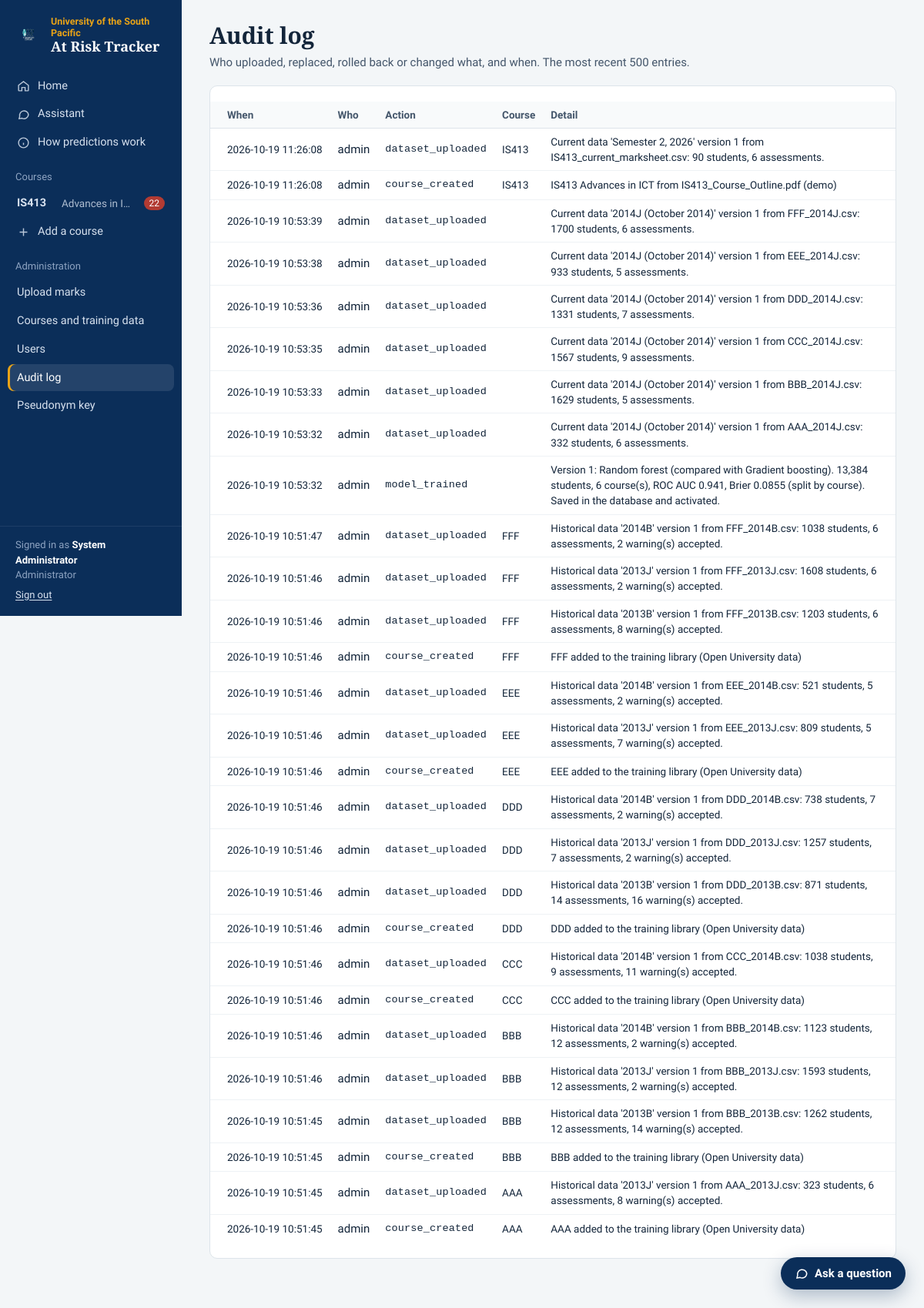
The page /admin/audit (signed in) on the database its author committed.
### tables this page shows
CREATE TABLE courses (
        id INTEGER PRIMARY KEY AUTOINCREMENT,
        code TEXT NOT NULL,
        name TEXT NOT NULL,
        semester TEXT,
        campus TEXT,
        risk_threshold REAL DEFAULT 0.40,
        borderline_threshold REAL DEFAULT 0.20,
        created_at TEXT
    , is_training INTEGER DEFAULT 0, outline_json TEXT);

CREATE TABLE users (
        id INTEGER PRIMARY KEY AUTOINCREMENT,
        username TEXT UNIQUE NOT NULL,
        full_name TEXT,
        password_hash TEXT NOT NULL,
        role TEXT NOT NULL DEFAULT 'lecturer'
    );

CREATE TABLE audit_log (
        id INTEGER PRIMARY KEY AUTOINCREMENT,
        at TEXT,
        username TEXT,
        action TEXT,
        course_id INTEGER,
        dataset_id INTEGER,
        model_id INTEGER,
        detail TEXT
    );

### app.py (the view)
@app.route("/admin/audit")
@admin_required
def admin_audit():
    return render_template("admin/audit.html", audit=db.list_audit(500))

### analytics.py (called while the page is built, shortened)
def cached_summary(course_id):
    key = f"f{SUMMARY_FORMAT}|" + db.course_cache_key(course_id)
    hit = _summaries.get(course_id)
    if hit and hit[0] == key:
        return hit[1]

### app.py (called while the page is built)
def login_required(view):
    @wraps(view)
    def wrapper(*args, **kwargs):
        if not g.user:
            return redirect(url_for("login", next=request.path))
        return view(*args, **kwargs)
    return wrapper

def admin_required(view):
    @wraps(view)
    @login_required
    def wrapper(*args, **kwargs):
        if g.user["role"] != "admin":
            abort(403)
        return view(*args, **kwargs)
    return wrapper

@app.before_request
def load_user():
    g.user = db.get_user(session["user_id"]) if session.get("user_id") else None

@app.context_processor
def inject():
    user = g.get("user")
    courses = db.courses_for_user(user) if user else []
    counts = {}
    for c in courses:
        try:
            counts[c["id"]] = analytics.cached_summary(c["id"])["counts"]["At Risk"]
        except Exception:
            counts[c["id"]] = 0
    is_admin = bool(user and user["role"] == "admin")
    return {"all_courses": courses, "nav_counts": counts, "GRADES": config.GRADES, "TYPES": config.TYPES,
            "is_admin": is_admin, "hosted_notice": config.IS_VERCEL and is_admin}

### database.py (called while the page is built)
def conn():
    c = sqlite3.connect(DB_PATH, timeout=30)
    c.row_factory = sqlite3.Row
    c.execute("PRAGMA foreign_keys = ON")
    return c

def _rows(sql, args=()):
    c = conn()
    rows = c.execute(sql, args).fetchall()
    c.close()
    return [dict(r) for r in rows]

def _row(sql, args=()):
    rows = _rows(sql, args)
    return rows[0] if rows else None

def list_audit(limit=200, course_id=None):
    if course_id:
        return _rows("""SELECT a.*, c.code AS course_code FROM audit_log a LEFT JOIN courses c ON c.id=a.course_id
                        WHERE a.course_id=? ORDER BY a.id DESC LIMIT ?""", (course_id, limit))
    return _rows("""SELECT a.*, c.code AS course_code FROM audit_log a LEFT JOIN courses c ON c.id=a.course_id
                    ORDER BY a.id DESC LIMIT ?""", (limit,))

def get_user(user_id):
    return _row("SELECT * FROM users WHERE id=?", (user_id,))

def list_courses(training=None):
    if training is None:
        return _rows("SELECT * FROM courses ORDER BY code, id")
    return _rows("SELECT * FROM courses WHERE COALESCE(is_training, 0)=? ORDER BY code, id", (1 if training else 0,))

### templates/admin/audit.html (shortened to what this page needs)
{% extends "base.html" %}
{% block content %}
<h1>Audit log</h1>
<p class="sub-title">Who uploaded, replaced, rolled back or changed what, and when. The most recent 500 entries.</p>
<div class="card">{% include "admin/_audit_table.html" %}</div>
{% endblock %}

### templates/base.html (shortened to what this page needs)
<!DOCTYPE html>
<html lang="en">
<head>
<link rel="stylesheet" href="{{ url_for('static', filename='style.css') }}?v=3">
</head>
<body>
{% set ep = request.endpoint %}
<div class="shell">
  <aside class="sidebar" id="sidebar">
    <a class="brand" href="{{ url_for('overview') }}">
      <img src="{{ url_for('static', filename='logo.png') }}" alt="">
      <div><div class="usp">University of the South Pacific</div><div class="product">At Risk Tracker</div></div>
    </a>
    <nav class="nav" aria-label="Main">
      <a href="{{ url_for('overview') }}" class="{{ 'active' if ep == 'overview' }}">
        <svg viewBox="0 0 24 24" fill="none" stroke="currentColor" stroke-width="2"><path d="M3 11l9-7 9 7v9a1 1 0 0 1-1 1h-5v-6h-6v6H4a1 1 0 0 1-1-1z"/></svg>Home</a>
      <a href="{{ url_for('assistant_view') }}" class="{{ 'active' if ep == 'assistant_view' }}">
        <svg viewBox="0 0 24 24" fill="none" stroke="currentColor" stroke-width="2"><path d="M21 12a8 8 0 0 1-11.6 7.1L4 20l1.1-4.6A8 8 0 1 1 21 12z"/></svg>Assistant</a>
      <a href="{{ url_for('model_view') }}" class="{{ 'active' if ep == 'model_view' }}">
        <svg viewBox="0 0 24 24" fill="none" stroke="currentColor" stroke-width="2"><circle cx="12" cy="12" r="9"/><path d="M12 16v-4M12 8h.01"/></svg>How predictions work</a>
      <div class="nav-section">{{ 'Courses' if is_admin else 'My courses' }}</div>
      {% for c in all_courses %}
        {% set here = course is defined and course and course.id == c.id %}
        <a href="{{ url_for('course_dashboard', course_id=c.id) }}" class="{{ 'active' if here and ep in ('course_dashboard', 'student_view') }}" title="{{ c.name }}">
          <span class="code">{{ c.code }}</span><span style="opacity:.8;font-size:13.5px;white-space:nowrap;overflow:hidden;text-overflow:ellipsis">{{ c.name }}</span>
          {% if nav_counts.get(c.id) %}<span class="count" title="Students at risk">{{ nav_counts[c.id] }}</span>{% endif %}</a>
      {% else %}
        <div class="small" style="padding:6px 20px;opacity:.7">No courses yet.</div>
      {% endfor %}
      <a href="{{ url_for('course_new') }}" class="{{ 'active' if ep == 'course_new' }}">
        <svg viewBox="0 0 24 24" fill="none" stroke="currentColor" stroke-width="2"><path d="M12 5v14M5 12h14"/></svg>Add a course</a>
      {% if is_admin %}
      <div class="nav-section">Administration</div>
      <a href="{{ url_for('admin_upload') }}" class="{{ 'active' if ep in ('admin_upload', 'admin_mapping') }}">Upload marks</a>
      <a href="{{ url_for('admin_home') }}" class="{{ 'active' if ep == 'admin_home' }}">Courses and training data</a>
      <a href="{{ url_for('users') }}" class="{{ 'active' if ep == 'users' }}">Users</a>
      <a href="{{ url_for('admin_audit') }}" class="{{ 'active' if ep == 'admin_audit' }}">Audit log</a>
      <a href="{{ url_for('admin_reidentify') }}" class="{{ 'active' if ep == 'admin_reidentify' }}">Pseudonym key</a>
      {% endif %}
    </nav>
    <div class="sidebar-footer">
      Signed in as <b>{{ g.user.full_name or g.user.username }}</b><br>
      {{ 'Administrator' if is_admin else 'Lecturer' }}<br>
      <span class="row" style="gap:14px;margin-top:6px">{% if not is_admin %}<a href="{{ url_for('users') }}">Change password</a>{% endif %}<a href="{{ url_for('logout') }}">Sign out</a></span>
    </div>
  </aside>
  <div class="main">
    <main class="content" id="content">
      {% block content %}{% endblock %}
    </main>
  </div>
</div>
{% if ep != 'assistant_view' and all_courses %}
<button class="fab no-print" type="button" id="fab" aria-expanded="false" aria-controls="drawer">
  <svg viewBox="0 0 24 24" fill="none" stroke="currentColor" stroke-width="2"><path d="M21 12a8 8 0 0 1-11.6 7.1L4 20l1.1-4.6A8 8 0 1 1 21 12z"/></svg><span>Ask a question</span></button>
{% endif %}
</body>
</html>

### templates/admin/_audit_table.html
<table class="compact">
  <thead><tr><th>When</th><th>Who</th><th>Action</th><th>Course</th><th>Detail</th></tr></thead>
  <tbody>
  {% for a in audit %}
    <tr><td class="small" style="white-space:nowrap">{{ a.at }}</td><td>{{ a.username }}</td><td class="small mono">{{ a.action }}</td>
      <td class="small">{{ a.course_code or '' }}</td><td class="small" style="max-width:520px">{{ a.detail.split('\n')[0] if a.detail }}</td></tr>
  {% else %}<tr><td colspan="5" class="muted">Nothing recorded yet.</td></tr>{% endfor %}
  </tbody>
</table>

### static/style.css (style rules this page uses)
:root { --reef: #0B2E59; --reef-2: #16406f; --sand: #E8A317; --paper: #F3F6F8; --surface: #FFFFFF; --ink: #13253A; --ink-2: #44566b; --muted: #6c7c8e; --line: #dde4ea; --line-2: #eef2f5; --risk: #C43D2F; --risk-bg: #fcedeb; --risk-ink: #8f2a20; --watch: #E0A43A; --watch-bg: #fdf4e3; --watch-ink: #7c5210; --ok: #2F7D4F; --ok-bg: #e9f4ed; --ok-ink: #1f5a37; --info: #2c62a8; --info-bg: #eaf1fa; --info-ink: #1d4a83; --neutral-bg: #eef1f4; --series-1: #2c62a8; --series-2: #9aa8b6; --serif: "Source Serif 4", Georgia, "Times New Roman", serif; --sans: "Source Sans 3", "Segoe UI", -apple-system, Roboto, Arial, sans-serif; --radius: 10px; }
* { box-sizing: border-box; }
html { -webkit-text-size-adjust: 100%; }
body { margin: 0; font-family: var(--sans); background: var(--paper); color: var(--ink); font-size: 15px; line-height: 1.5; }
a { color: var(--info); text-underline-offset: 2px; }
.shell { display: flex; min-height: 100vh; }
.sidebar { width: 236px; flex-shrink: 0; background: var(--reef); color: #d8e2ef; display: flex; flex-direction: column; position: sticky; top: 0; height: 100vh; overflow-y: auto; }
.brand { display: flex; align-items: center; gap: 10px; padding: 20px 18px 18px; text-decoration: none; }
.brand img { width: 38px; height: 38px; }
.brand .usp { color: var(--sand); font-weight: 600; font-size: 12.5px; line-height: 1.2; }
.brand .product { color: #fff; font-family: var(--serif); font-weight: 600; font-size: 18px; line-height: 1.15; }
.nav { padding: 4px 0 12px; }
.nav-section { padding: 16px 20px 6px; font-size: 13px; color: #8ea4c2; }
.nav a { display: flex; align-items: center; gap: 10px; color: #d8e2ef; text-decoration: none; padding: 7px 12px; margin: 1px 10px; border-radius: 8px; font-size: 14.5px; }
.nav a.active { background: rgba(255,255,255,0.1); color: #fff; box-shadow: inset 3px 0 0 var(--sand); }
.nav a .code { font-weight: 600; min-width: 48px; }
.nav a .count { margin-left: auto; font-size: 12px; background: rgba(196,61,47,0.9); color: #fff; border-radius: 999px; padding: 0 7px; line-height: 18px; }
.nav svg { width: 17px; height: 17px; flex-shrink: 0; opacity: 0.85; }
.sidebar-footer { margin-top: auto; padding: 14px 20px 18px; font-size: 13px; color: #8ea4c2; border-top: 1px solid rgba(255,255,255,0.08); }
.sidebar-footer b { color: #fff; font-weight: 600; }
.sidebar-footer a { color: #d8e2ef; }
.main { flex: 1; min-width: 0; display: flex; flex-direction: column; }
.content { padding: 28px 36px 64px; max-width: 1360px; width: 100%; }
h1 { font-family: var(--serif); font-size: 30px; line-height: 1.2; font-weight: 600; margin: 0 0 6px; letter-spacing: -0.005em; }
.sub-title, .meta { color: var(--ink-2); margin: 0 0 18px; font-size: 15px; }
.small { font-size: 13.5px; }
.mono { font-family: Consolas, "SF Mono", Menlo, monospace; font-size: 13.5px; letter-spacing: 0.01em; }
.row { display: flex; gap: 10px; align-items: center; flex-wrap: wrap; }
.card, .panel { background: var(--surface); border: 1px solid var(--line); border-radius: var(--radius); padding: 20px 22px; }
table { width: 100%; border-collapse: collapse; }
th { text-align: left; font-weight: 600; font-size: 13.5px; color: var(--ink-2); padding: 10px 14px; border-bottom: 1px solid var(--line); background: #f8fafb; white-space: nowrap; }
td { padding: 11px 14px; border-bottom: 1px solid var(--line-2); vertical-align: middle; }
tbody tr:last-child td { border-bottom: 0; }
.card > .table-wrap, .card > table { margin: 0 -22px; width: calc(100% + 44px); }
.card > table th:first-child, .card > table td:first-child, .card > .table-wrap th:first-child, .card > .table-wrap td:first-child { padding-left: 22px; }
.card > table th:last-child, .card > table td:last-child, .card > .table-wrap th:last-child, .card > .table-wrap td:last-child { padding-right: 22px; }
table.compact td, table.compact th { padding: 7px 10px; }
.fab { position: fixed; right: 24px; bottom: 24px; z-index: 50; background: var(--reef); color: #fff; border: 0; border-radius: 999px; padding: 12px 18px; font: 600 15px var(--sans); display: inline-flex; gap: 8px; align-items: center; cursor: pointer; box-shadow: 0 8px 24px rgba(11,46,89,0.3); }
.fab svg { width: 18px; height: 18px; }

### rows shown on the page
courses: code "IS413", name "Advances in ICT", nav_counts "22"
users: user "System Administrator"
audit_log: at "2026-10-19 11:26:08", username "admin", action "dataset_uploaded", code "IS413", detail "Current data 'Semester 2, 2026' version 1 from IS413_current_marksheet.csv: 90 students, 6 assessments."
audit_log: at "2026-10-19 11:26:08", username "admin", action "course_created", code "IS413", detail "IS413 Advances in ICT from IS413_Course_Outline.pdf (demo)"
audit_log: at "2026-10-19 10:53:39", username "admin", action "dataset_uploaded", detail "Current data '2014J (October 2014)' version 1 from FFF_2014J.csv: 1700 students, 6 assessments."
audit_log: at "2026-10-19 10:53:38", username "admin", action "dataset_uploaded", detail "Current data '2014J (October 2014)' version 1 from EEE_2014J.csv: 933 students, 5 assessments."
audit_log: at "2026-10-19 10:53:36", username "admin", action "dataset_uploaded", detail "Current data '2014J (October 2014)' version 1 from DDD_2014J.csv: 1331 students, 7 assessments."
audit_log: at "2026-10-19 10:53:35", username "admin", action "dataset_uploaded", detail "Current data '2014J (October 2014)' version 1 from CCC_2014J.csv: 1567 students, 9 assessments."
audit_log: at "2026-10-19 10:53:33", username "admin", action "dataset_uploaded", detail "Current data '2014J (October 2014)' version 1 from BBB_2014J.csv: 1629 students, 5 assessments."
audit_log: at "2026-10-19 10:53:32", username "admin", action "dataset_uploaded", detail "Current data '2014J (October 2014)' version 1 from AAA_2014J.csv: 332 students, 6 assessments."
audit_log: at "2026-10-19 10:53:32", username "admin", action "model_trained", detail "Version 1: Random forest (compared with Gradient boosting). 13,384 students, 6 course(s), ROC AUC 0.941, Brier 0.0855 (split by course). Saved in the database and activated."
audit_log: at "2026-10-19 10:51:47", username "admin", action "dataset_uploaded", code "FFF", detail "Historical data '2014B' version 1 from FFF_2014B.csv: 1038 students, 6 assessments, 2 warning(s) accepted."
audit_log: at "2026-10-19 10:51:46", username "admin", action "dataset_uploaded", code "FFF", detail "Historical data '2013J' version 1 from FFF_2013J.csv: 1608 students, 6 assessments, 2 warning(s) accepted."
audit_log: at "2026-10-19 10:51:46", username "admin", action "dataset_uploaded", code "FFF", detail "Historical data '2013B' version 1 from FFF_2013B.csv: 1203 students, 6 assessments, 8 warning(s) accepted."
audit_log: at "2026-10-19 10:51:46", username "admin", action "course_created", code "FFF", detail "FFF added to the training library (Open University data)"
audit_log: at "2026-10-19 10:51:46", username "admin", action "dataset_uploaded", code "EEE", detail "Historical data '2014B' version 1 from EEE_2014B.csv: 521 students, 5 assessments, 2 warning(s) accepted."
audit_log: at "2026-10-19 10:51:46", username "admin", action "dataset_uploaded", code "EEE", detail "Historical data '2013J' version 1 from EEE_2013J.csv: 809 students, 5 assessments, 7 warning(s) accepted."
audit_log: at "2026-10-19 10:51:46", username "admin", action "course_created", code "EEE", detail "EEE added to the training library (Open University data)"
audit_log: at "2026-10-19 10:51:46", username "admin", action "dataset_uploaded", code "DDD", detail "Historical data '2014B' version 1 from DDD_2014B.csv: 738 students, 7 assessments, 2 warning(s) accepted."
audit_log: at "2026-10-19 10:51:46", username "admin", action "dataset_uploaded", code "DDD", detail "Historical data '2013J' version 1 from DDD_2013J.csv: 1257 students, 7 assessments, 2 warning(s) accepted."
audit_log: at "2026-10-19 10:51:46", username "admin", action "dataset_uploaded", code "DDD", detail "Historical data '2013B' version 1 from DDD_2013B.csv: 871 students, 14 assessments, 16 warning(s) accepted."
audit_log: at "2026-10-19 10:51:46", username "admin", action "course_created", code "DDD", detail "DDD added to the training library (Open University data)"
audit_log: at "2026-10-19 10:51:46", username "admin", action "dataset_uploaded", code "CCC", detail "Historical data '2014B' version 1 from CCC_2014B.csv: 1038 students, 9 assessments, 11 warning(s) accepted."
audit_log: at "2026-10-19 10:51:46", username "admin", action "course_created", code "CCC", detail "CCC added to the training library (Open University data)"
audit_log: at "2026-10-19 10:51:46", username "admin", action "dataset_uploaded", code "BBB", detail "Historical data '2014B' version 1 from BBB_2014B.csv: 1123 students, 12 assessments, 2 warning(s) accepted."
audit_log: at "2026-10-19 10:51:46", username "admin", action "dataset_uploaded", code "BBB", detail "Historical data '2013J' version 1 from BBB_2013J.csv: 1593 students, 12 assessments, 2 warning(s) accepted."
audit_log: at "2026-10-19 10:51:45", username "admin", action "dataset_uploaded", code "BBB", detail "Historical data '2013B' version 1 from BBB_2013B.csv: 1262 students, 12 assessments, 14 warning(s) accepted."
audit_log: at "2026-10-19 10:51:45", username "admin", action "course_created", code "BBB", detail "BBB added to the training library (Open University data)"
audit_log: at "2026-10-19 10:51:45", username "admin", action "dataset_uploaded", code "AAA", detail "Historical data '2013J' version 1 from AAA_2013J.csv: 323 students, 6 assessments, 8 warning(s) accepted."
audit_log: at "2026-10-19 10:51:45", username "admin", action "course_created", code "AAA", detail "AAA added to the training library (Open University data)"

### other values the page prints
{{ 'Courses' if is_admin else 'My courses' }} "Courses"
{{ 'Administrator' if is_admin else 'Lecturer' }} "Administrator"
